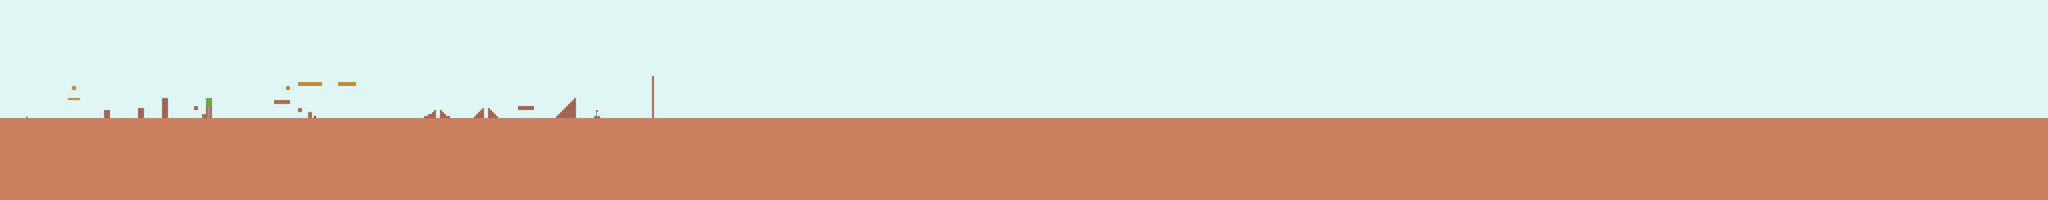

This is a level from a 2D game, rendered from its Tiled map with the project's own tilesets. A one-line summary and the map file follow, with tile-layer data summarised:
An orthogonal 1024x100 tile map with 18x18 px tiles, 2 tile layers (background, ground) and 73 objects (23x enemy, player).

<map version="1.5" tiledversion="2021.02.15" orientation="orthogonal" renderorder="right-down" width="1024" height="100" tilewidth="18" tileheight="18" infinite="0" nextlayerid="9" nextobjectid="103">
 <editorsettings>
  <export target="map.lua" format="lua" />
 </editorsettings>
 <tileset firstgid="1" name="tiles_packed" tilewidth="18" tileheight="18" tilecount="180" columns="20">
  <image source="level0-tileset.png" width="360" height="162" />
 </tileset>
 <layer id="6" name="background" width="1024" height="100">
  <data>[102400 cells, 102400 non-empty, 2 distinct tile ids]</data>
 </layer>
 <layer id="7" name="ground" width="1024" height="100">
  <data>[102400 cells, 42314 non-empty, 20 distinct tile ids]</data>
 </layer>
 <objectgroup id="4" name="playerSpawn">
  <object id="15" name="player" x="648" y="684" width="18" height="36" />
 </objectgroup>
 <objectgroup id="8" name="enemySpawn">
  <object id="78" name="enemy" x="810" y="1008" width="18" height="18">
   <properties>
    <property name="type" value="dumga" />
   </properties>
  </object>
  <object id="79" name="enemy" x="1152" y="1008" width="18" height="18">
   <properties>
    <property name="type" value="dumga" />
   </properties>
  </object>
  <object id="80" name="enemy" x="1062" y="1008" width="18" height="18">
   <properties>
    <property name="type" value="dumga" />
   </properties>
  </object>
  <object id="81" name="enemy" x="1368" y="1008" width="18" height="18">
   <properties>
    <property name="type" value="dumga" />
   </properties>
  </object>
  <object id="82" name="enemy" x="3240" y="990" width="18" height="18">
   <properties>
    <property name="type" value="dumga" />
   </properties>
  </object>
  <object id="83" name="enemy" x="1692" y="1008" width="18" height="18">
   <properties>
    <property name="type" value="dumga" />
   </properties>
  </object>
  <object id="84" name="enemy" x="3384" y="990" width="18" height="18">
   <properties>
    <property name="type" value="dumga" />
   </properties>
  </object>
  <object id="85" name="enemy" x="3456" y="990" width="18" height="18">
   <properties>
    <property name="type" value="dumga" />
   </properties>
  </object>
  <object id="86" name="enemy" x="3528" y="990" width="18" height="18">
   <properties>
    <property name="type" value="dumga" />
   </properties>
  </object>
  <object id="87" name="enemy" x="3312" y="990" width="18" height="18">
   <properties>
    <property name="type" value="dumga" />
   </properties>
  </object>
  <object id="88" name="enemy" x="3600" y="990" width="18" height="18">
   <properties>
    <property name="type" value="dumga" />
   </properties>
  </object>
  <object id="89" name="enemy" x="3672" y="990" width="18" height="18">
   <properties>
    <property name="type" value="dumga" />
   </properties>
  </object>
  <object id="90" name="enemy" x="3942" y="1008" width="18" height="18">
   <properties>
    <property name="type" value="dumga" />
   </properties>
  </object>
  <object id="91" name="enemy" x="4176" y="1008" width="18" height="18">
   <properties>
    <property name="type" value="dumga" />
   </properties>
  </object>
  <object id="92" name="enemy" x="4626" y="1008" width="18" height="18">
   <properties>
    <property name="type" value="dumga" />
   </properties>
  </object>
  <object id="93" name="enemy" x="4860" y="1008" width="18" height="18">
   <properties>
    <property name="type" value="dumga" />
   </properties>
  </object>
  <object id="94" name="enemy" x="3150" y="684" width="18" height="18">
   <properties>
    <property name="type" value="dumga" />
   </properties>
  </object>
  <object id="95" name="enemy" x="2862" y="684" width="18" height="18">
   <properties>
    <property name="type" value="dumga" />
   </properties>
  </object>
  <object id="96" name="enemy" x="2772" y="954" width="18" height="18">
   <properties>
    <property name="type" value="dumga" />
   </properties>
  </object>
  <object id="97" name="enemy" x="2592" y="864" width="18" height="18">
   <properties>
    <property name="type" value="dumga" />
   </properties>
  </object>
  <object id="98" name="enemy" x="2484" y="972" width="18" height="18">
   <properties>
    <property name="type" value="dumga" />
   </properties>
  </object>
  <object id="99" name="enemy" x="2268" y="972" width="18" height="18">
   <properties>
    <property name="type" value="dumga" />
   </properties>
  </object>
  <object id="100" name="enemy" x="2052" y="954" width="18" height="18">
   <properties>
    <property name="type" value="dumga" />
   </properties>
  </object>
 </objectgroup>
 <objectgroup id="5" name="walls">
  <object id="3" x="504" y="0" width="18" height="1062" />
  <object id="4" x="0" y="1062" width="18432" height="18" />
  <object id="5" x="18360" y="0" width="72" height="1062" />
  <object id="17" x="612" y="882" width="108" height="18" />
  <object id="18" x="648" y="774" width="36" height="36" />
  <object id="20" x="936" y="990" width="54" height="72" />
  <object id="21" x="1242" y="972" width="54" height="90" />
  <object id="22" x="1458" y="882" width="54" height="180" />
  <object id="24" x="1854" y="882" width="54" height="180" />
  <object id="25" x="2466" y="900" width="144" height="36" />
  <object id="26" x="2682" y="738" width="216" height="36" />
  <object id="27" x="3042" y="738" width="162" height="36" />
  <object id="28" x="3816" y="1044" width="108" height="18" />
  <object id="29" x="3852" y="1026" width="72" height="18" />
  <object id="30" x="3888" y="1008" width="36" height="18" />
  <object id="31" x="3906" y="990" width="18" height="18" />
  <object id="32" x="3960" y="1044" width="90" height="18" />
  <object id="34" x="3960" y="1026" width="54" height="18" />
  <object id="37" x="3960" y="1008" width="36" height="18" />
  <object id="38" x="3960" y="990" width="18" height="18" />
  <object id="39" x="4266" y="1044" width="90" height="18" />
  <object id="40" x="4284" y="1026" width="72" height="18" />
  <object id="41" x="4302" y="1008" width="54" height="18" />
  <object id="42" x="4320" y="990" width="36" height="18" />
  <object id="43" x="4338" y="972" width="18" height="18" />
  <object id="44" x="4392" y="1044" width="90" height="18" />
  <object id="45" x="4392" y="1026" width="72" height="18" />
  <object id="46" x="4392" y="1008" width="54" height="18" />
  <object id="47" x="4392" y="990" width="36" height="18" />
  <object id="50" x="4392" y="972" width="18" height="18" />
  <object id="51" x="4662" y="954" width="144" height="36" />
  <object id="52" x="5004" y="1044" width="180" height="18" />
  <object id="53" x="5022" y="1026" width="162" height="18" />
  <object id="54" x="5040" y="1008" width="144" height="18" />
  <object id="55" x="5058" y="990" width="126" height="18" />
  <object id="56" x="5076" y="972" width="108" height="18" />
  <object id="57" x="5094" y="954" width="90" height="18" />
  <object id="58" x="5112" y="936" width="72" height="18" />
  <object id="59" x="5130" y="918" width="54" height="18" />
  <object id="60" x="5148" y="900" width="36" height="18" />
  <object id="61" x="5166" y="882" width="18" height="18" />
  <object id="62" x="5346" y="1044" width="54" height="18" />
  <object id="63" x="5364" y="990" width="18" height="54" />
  <object id="64" x="5868" y="684" width="18" height="378" />
  <object id="66" x="1818" y="1026" width="36" height="36" />
  <object id="67" x="1746" y="954" width="36" height="36" />
  <object id="73" x="2682" y="972" width="36" height="36" />
  <object id="74" x="2772" y="1008" width="36" height="54" />
  <object id="76" x="2574" y="774" width="36" height="36" />
 </objectgroup>
</map>
